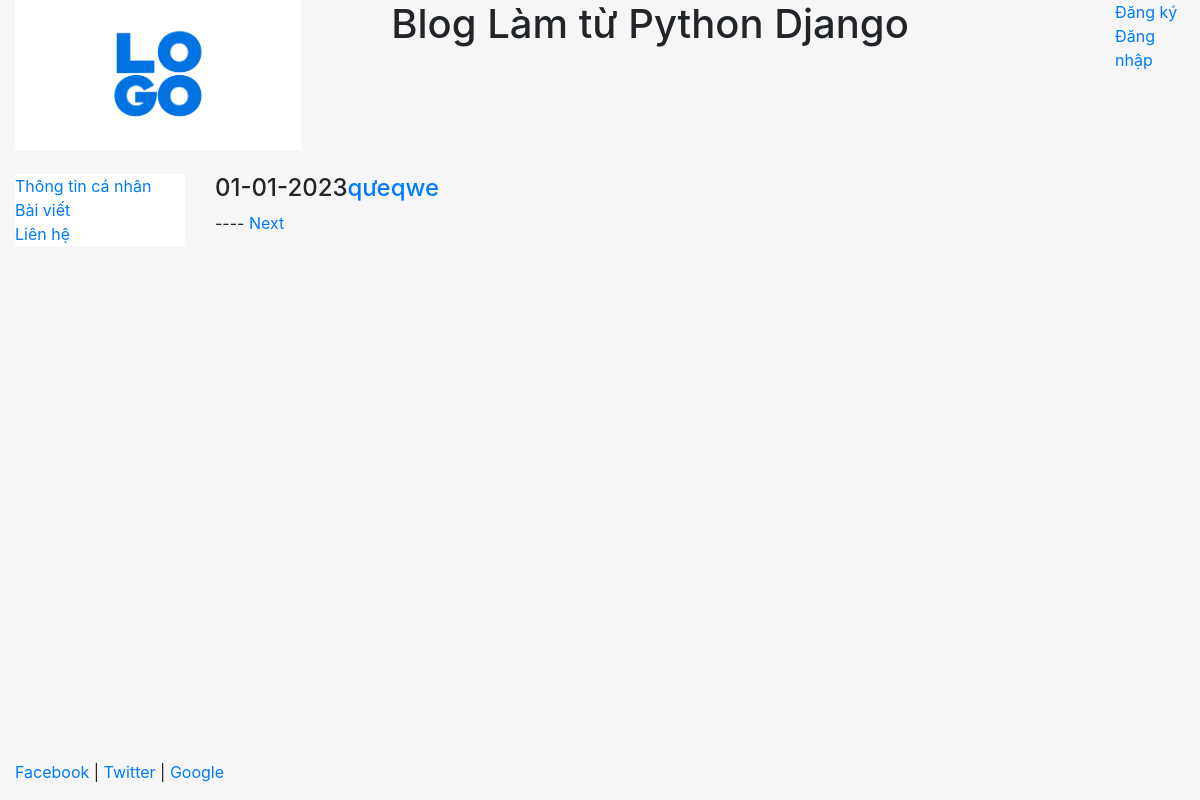
/blog/, run on an earlier commit of the app's database.
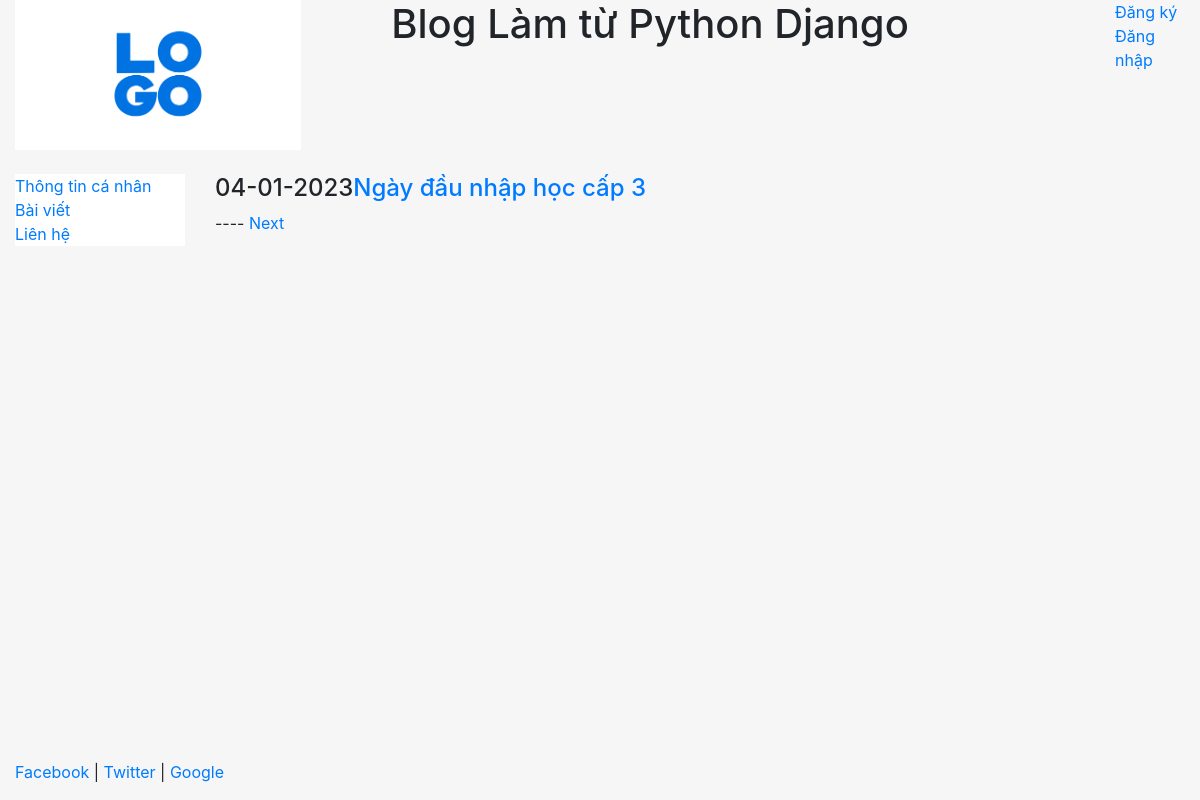
And on a later commit of the database.
### blog/models.py (models this page shows, shortened)
class Post(models.Model):
    title = models.CharField(max_length=100)
    body = models.TextField()
    date = models.DateTimeField(auto_now_add=True)
    image = models.ImageField(null=True)

### blog/views.py (the view)
# urls.py: path('', views.ListPostView.as_view(), name='blog'),
class ListPostView(ListView):
   queryset = Post.objects.all().order_by('-date')
   template_name = 'blog/blog.html'
   context_object_name = 'Posts'
   paginate_by = 1

### blog/templates/blog/blog.html (shortened to what this page needs)
{% extends "pages/base.html" %}
{% block content %}
{% for post in Posts %}
    <h4>{{post.date|date:"d-m-Y"}}<a href="{% url 'post' post.id %}">{{post.title}}</a></h4>
{% endfor %}
<span>----</span>
{% if page_obj.has_next %}
    <a href="{{request.path}}?page={{page_obj.next_page_number}}">Next</a>
{% endif %}
{% endblock %}

### home/templates/pages/base.html (shortened to what this page needs)
<!DOCTYPE html>
<html lang="en">
<head>
    {% load static %}
    <link rel="stylesheet" href="{% static 'css/bootstrap.min.css' %}" type="text/css">
</head>
<body>
    <div class="container-fluid" style="min-height: 95%">
        <div class="row">
            <div class="col-sm-2">
                <center><img src="{% static 'images/L.jpg' %}" class="responsive-img" style="max-height:150px"/></center>
            </div>
            <div class="col-sm-9">
                <center><h1>Blog Làm từ Python Django</h1></center>
            </div>
            <div class="col-sm-1">
                {% if user.username %}
                    <p>Xin chào {{user.username}}</p>
                    <p><a href="{% url 'logout' %}">Đăng xuất</a></p>
                {% else %}
                    <p><a href="{% url 'register' %}">Đăng ký</a><br><a href="{% url 'login' %}">Đăng nhập</a></p>
                {% endif %}
            </div>
        </div>
        <br />
        <div class="row">
            <div class="col-sm-2">
                <div class="bs-sliderbar" style="background-color: #ffffff;">
                    <ul class="nav flex-column">
                        <li><a href="/">Thông tin cá nhân</a></li>
                        <li><a href="/blog">Bài viết</a></li>
                        <li><a href="{% url 'contact' %}">Liên hệ</a></li>
                    </ul>
                </div>
            </div>
            <div class="col-sm-10">
                {% block content %}
                {% endblock %}
            </div>
        </div>
    </div>
    <footer>
        <div class="container-fluid">
            <a href="#">Facebook</a> | <a href="#">Twitter</a> | <a href="#">Google</a>
        </div>
    </footer>
</body>
</html>

### home/templates/pages/base.html (style rules this page uses)
html, body { height: 100%; background-color: #f6f6f6; }

What changed in the data, as far as the page shows it:
removed Post: date "01-01-2023", title "qưeqwe"
added Post: date "04-01-2023", title "Ngày đầu nhập học cấp 3"
